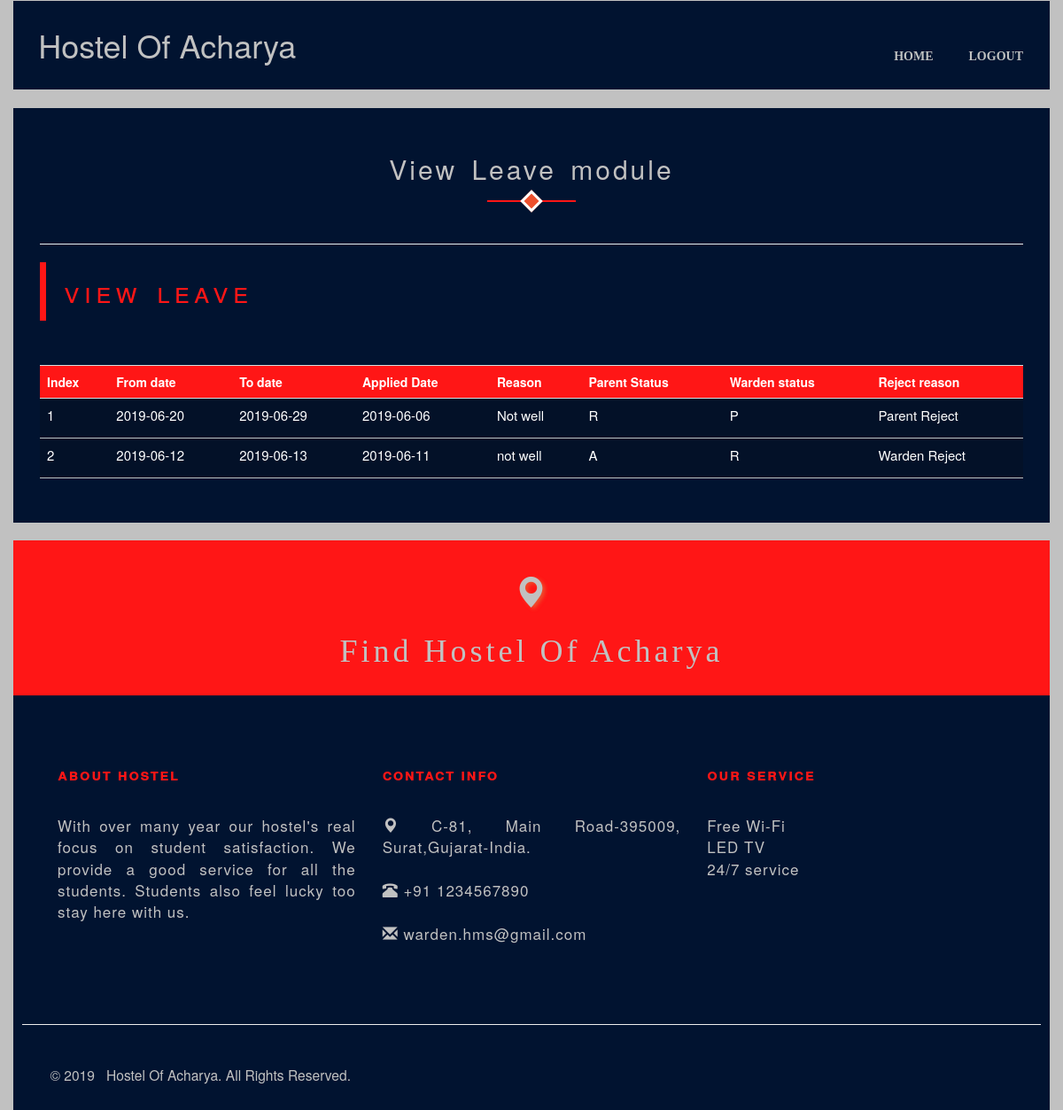
Page /students/ViewLeave.php (signed in) on the committed database.
### tables this page shows
CREATE TABLE `leave_module` (
  `LeaveID` int(11) NOT NULL,
  `Username` varchar(15) DEFAULT NULL,
  `FromDateTime` date NOT NULL,
  `ToDateTime` date NOT NULL,
  `AppliedDate` date NOT NULL,
  `Reason` varchar(120) NOT NULL,
  `P_Status` char(1) DEFAULT NULL,
  `W_Status` char(1) DEFAULT NULL,
  `rejectReason` varchar(50) DEFAULT NULL
);

### students/ViewLeave.php (the view, shortened to what this page needs)
<!DOCTYPE html>
<html>
    <head>
        <link href="bootstrap/css/bootstrap.min.css" rel="stylesheet">
        <link rel="stylesheet" href="fonts/font-awesome.min.css">
        <link rel="stylesheet" href="css/animate.min.css" />
        <link  type="text/css" href="css/main.css" rel="stylesheet"/>
	</head>
    <body style="background-color:#c1c1c1;">
			<div class="section_navigation animated fadeInDown wow">
                <nav class="navbar">
                    <div class="container navigation_block">
                        <div class="row">
                            <div class="col-xs-4">
                                <div>
                                    <h1 style="padding-left:5%;">Hostel Of Acharya</h1>
                                </div>
                            </div>
                            <div class="col-xs-8">
                                <br/>
                                <div class="collapse navbar-collapse navigation_style" id="headlink">
                                    <ul class="nav navbar-nav navbar-right navigation" >
                                        <li><a href="StudentHome.php" style="color:#c1c1c1;">Home</a></li>
                                        <li><a href="../logout.php" style="color:#c1c1c1;">Logout</a></li>
                                    </ul>
                                </div>
                            </div>
                        </div>
                    </div>
                </nav>
            </div>
        <div class="container apply_leave_block">
            <div>
                <h2 class="heading_underline_effect_a heading_underline_effect1 text-center" style="color:#c1c1c1;">View Leave module</h2>
                <hr/>
                <div class="tab-content">
                    <div id="applyComplain" class="tab-pane fade in active">
                        <div class="">
                            <div class="profile_block_heading">
                                <span>View Leave</span>
                            </div>
							<div>
							<?php
								$con=  mysqli_connect('localhost','root','','hms');
								$uname=$_SESSION["username"];
								$query="select * from leave_module where username='$uname'";
								echo "<table class='table wow flipInX' data-wow-delay='0.6s'>";
								echo "<tr style='background-color:#ff1616; color:white'><th>Index</th><th>From date</th><th>To date</th><th>Applied Date</th><th>Reason</th><th>Parent Status</th><th>Warden status</th><th>Reject reason</th></tr>";
								$i=0;
							if($result= $con->query($query))
							{
								while($row = $result->fetch_assoc())
								{
									$i++;
									echo "<tr style='color:white'><td>".$i."</td><td>".$row["FromDateTime"]."</td><td>".$row["ToDateTime"]."</td><td>".$row["AppliedDate"]."</td><td>".$row["Reason"]."</td><td>".$row["P_Status"]."</td><td>".$row["W_Status"]."</td><td>".$row["rejectReason"]."</td></tr>";
								}
							}
							?>
								</table>
							</div>
                        </div>
                    </div>
                </div>
            </div>
        </div>
		<div class="container link_to_amara_map" style="background-color:#ff1616;">
                <h1 class="glyphicon glyphicon-map-marker wow bounceInRight" data-wow-delay="0.8s" style="color:#c1c1c1;"></h1>
                <h1 class="wow bounceInLeft find_me" data-wow-delay="1s" style="color:#c1c1c1;">Find Hostel Of Acharya</h1>
            </div>
		<div class="container section_footer">
                <div class="row text-justify">
                    <div class="col-md-4 col-xs-12 animated fadeInDown wow" data-wow-delay="0.2s">
                        <h5 style="color:#ff1616;">About Hostel</h5>
                        <p style="color:#c1c1c1;">With over many year our hostel's real focus on student satisfaction. We provide a good service for all the students. Students also feel lucky too stay here with us.</p>
                    </div>
                    <div class="col-md-4 col-xs-12 animated fadeInDown wow" data-wow-delay="0.4s">
                        <h5 style="color:#ff1616;">Contact Info</h5>
                        <span style="color:#c1c1c1;"><i class="glyphicon glyphicon-map-marker"></i> C-81, Main Road-395009, Surat,Gujarat-India. </span><br/><br/>
                        <span style="color:#c1c1c1;"><i class="glyphicon glyphicon-phone-alt"></i> +91 1234567890</span><br/><br/>
                        <span style="color:#c1c1c1;"><i class="glyphicon glyphicon-envelope"></i> warden.hms@gmail.com</span>
                    </div>
                    <div class="col-md-4 col-xs-12 animated fadeInDown wow" data-wow-delay="0.6s">
                        <h5 style="color:#ff1616;">Our Service</h5>
                        <ul class="nav text-left">
                            <li style="color:#c1c1c1;">Free Wi-Fi</li>
                            <li style="color:#c1c1c1;">LED TV</li>
                            <li style="color:#c1c1c1;">24/7 service</li>
                        </ul>
                    </div>
                </div>
            </div>
			<div class="container footer_Links "><hr/>
                <div>
                    <div class="col-md-3 text-center wow fadeInLeft" data-wow-delay="0.3s" style="width:35%">
                        <h3><small class="block" style="color:#c1c1c1;">&copy; 2019 &nbsp; Hostel Of Acharya. All Rights Reserved.</small></h3>
                    </div>
                </div>
            </div>
    </body>
</html>

### students/css/main.css (style rules this page uses)
.container { //border-radius: 10px; //box-shadow: 5px 5px 5px #ED502E; //border: 2px solid gray; }
body { height: 100%; }
.navigation_block { color: #c1c1c1; background: #011330; transition: 1s; padding: 10px; }
.navigation_style ul li { padding: 5px; display: inline; }
.navigation_style ul li a { text-decoration: none; color: white; font-weight: 600; font-variant: all-petite-caps; font-size: 20px; font-family: 'Century Gothic'; text-align: center; transition: 1s; }
.navigation_style ul li a:after { position: absolute; bottom: 25px; left: 0; right: 0; content: ''; width: 40%; height: 3px; margin: -0px auto; transition: 0.5s; }
.section_footer { padding: 50px; background: #011330; transition: 1s; }
.section_footer h5 { font-weight: 600; font-size: 18px; padding: 20px 0px 25px 0px; letter-spacing: 1.5px; font-variant: all-petite-caps; }
.section_footer { font-size: 17px; letter-spacing: 1px; }
.link_to_amara_map { background: white; //background: url('../gif/source.gif'); text-align: center; padding: 20px; //height: 250px; background-repeat: no-repeat; //opacity: 0.7; //color: white; background-size: cover; letter-spacing: 4px; font-family: "century gothic"; margin-top: 20px; }
.link_to_amara_map .glyphicon { color: red; text-shadow: 3px 2px 4px #ED502E; }
.link_to_amara_map .find_me { //text-shadow: 1px 1px 10px #333333; //background: #10dc60; }
.footer_Links { background: #011330; padding: 20px 10px 20px 10px; }
.footer_Links div div h3 small { color: white; }
.apply_leave_block { background-color: #011330; padding: 30px; }
.heading_underline_effect_a { margin-bottom: 50px; letter-spacing: 3px; word-spacing: 5px; color: #ff1616; transition: 0.5s; }
.heading_underline_effect_a:before { content: ""; display: table; width: 9%; height: 2px; background-color: #ff1616; margin: 0 auto; position: relative; top: 54px; position: relative; transition: 0.5s; }
.heading_underline_effect_a:after { content: ""; display: table; width: 18px; height: 18px; transition: 0.5s; transform: rotate(45deg); //background-color: #ED502E; border: 3px solid white; background-color: #ED502E; margin: 0 auto; position: relative; top: 11px; }
.profile_block_heading { text-align: left; border-left: 7px solid #ff1616; padding: 10px 0px 10px 20px; font-size: xx-large; letter-spacing: 5px; word-spacing: 3px; font-weight: 500; color: #ff1616; font-variant: all-petite-caps; margin-bottom: 50px; }
.profile_block_heading:after { content: ""; display: table; width: 0%; //height: 15px; //transform: rotate(45deg); //background-color: #ED502E; //border: 2px solid #c1c1c1; background-color: #e7f3f5; margin: 0 auto; margin-left: 0; text-align: left; position: relative; //top: 12px; }
.profile_block_table th,td { border-bottom: 1px solid #c1c1c1; //padding: 10px; background: rgba(10, 10, 10, 0.2); height: 45px; font-size: 15px; }

### rows in the picture
leave_module: FromDateTime "2019-06-20", ToDateTime "2019-06-29", AppliedDate "2019-06-06", Reason "Not well", P_Status "R", W_Status "P", rejectReason "Parent Reject"
leave_module: FromDateTime "2019-06-12", ToDateTime "2019-06-13", AppliedDate "2019-06-11", Reason "not well", P_Status "A", W_Status "R", rejectReason "Warden Reject"
